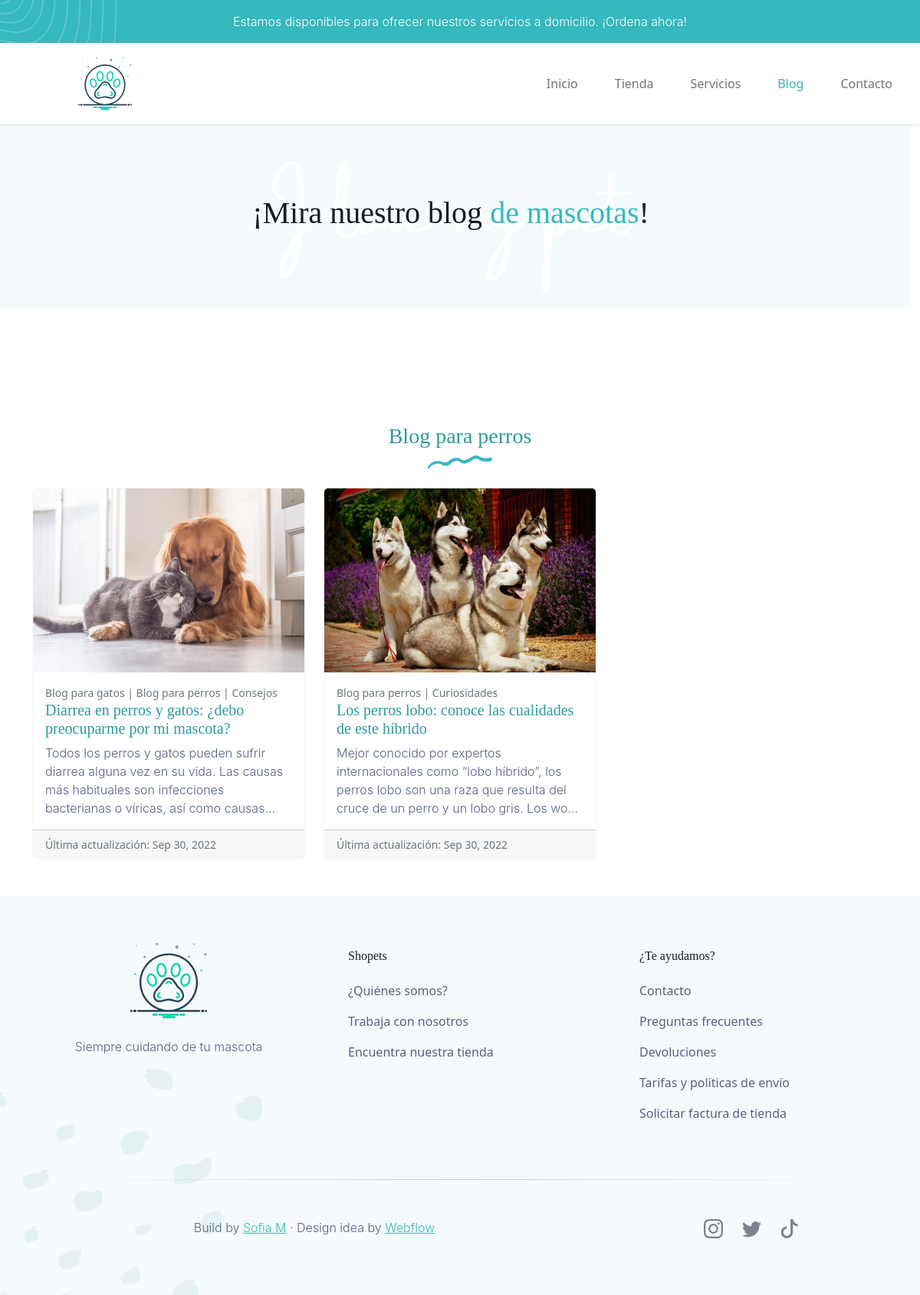
Before: /blog/categoria/4/ with the older database file.
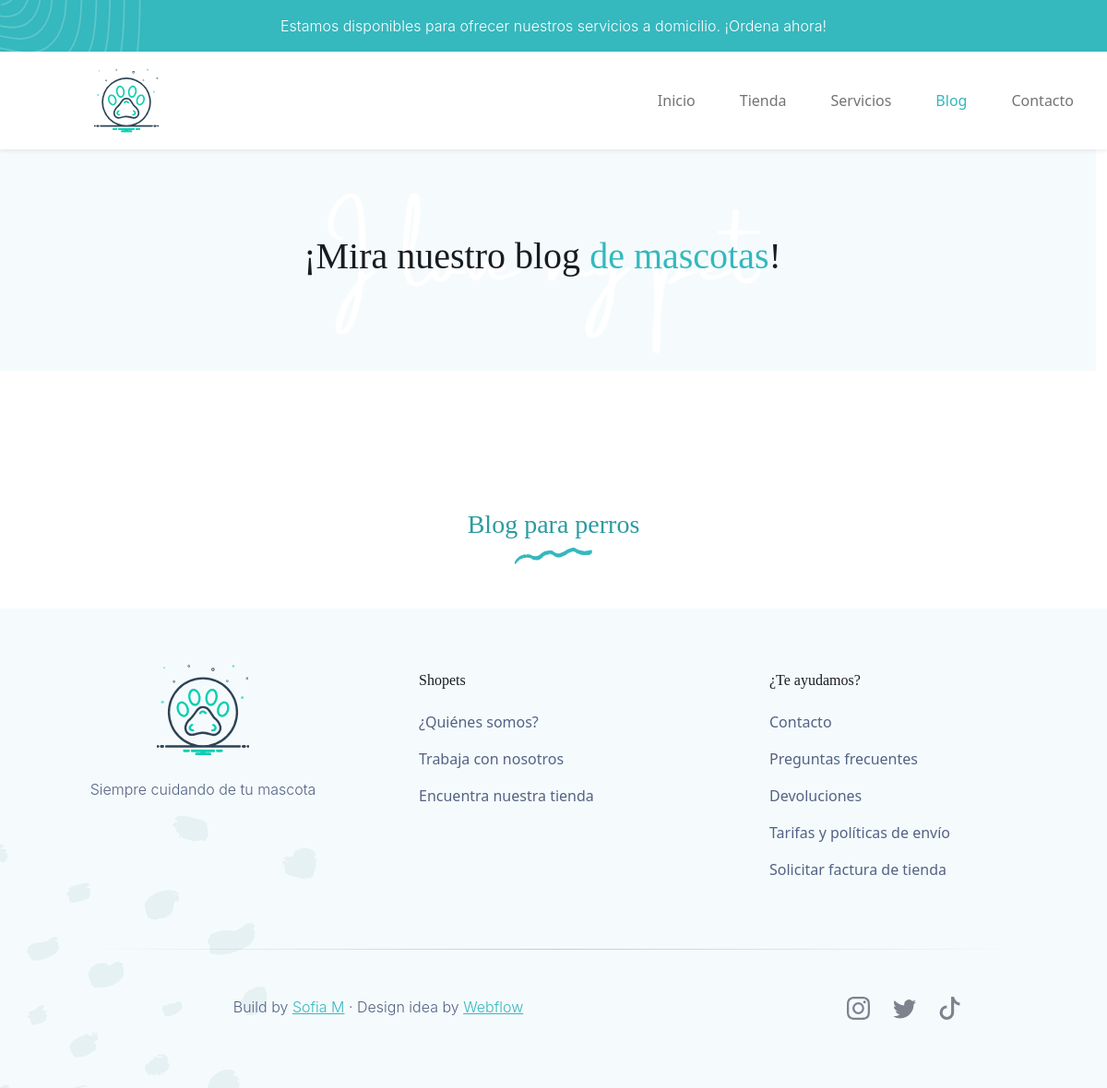
After: the same page with the newer database file.
### blog/models.py (models this page shows, shortened)
class Post(models.Model):
    titulo = models.CharField(max_length=80)
    slug = models.SlugField(max_length=200, unique=True)
    contenido = RichTextField()
    mini_descripcion = models.TextField()
    imagen = models.ImageField(upload_to='blog', null=True, blank=True)
    autor = models.ForeignKey(User, on_delete=models.CASCADE)
    categorias = models.ManyToManyField(Categoria)
    created = models.DateTimeField(auto_now_add=True)
    updated = models.DateTimeField(auto_now=True)
    class Meta:
        ordering = ('-updated',)
        verbose_name = 'post'
        verbose_name_plural = 'posts'

class Categoria(models.Model):
    nombre = models.CharField(max_length=150)
    created = models.DateTimeField(auto_now_add=True)
    updated = models.DateTimeField(auto_now_add=True)
    class Meta:
        verbose_name = 'categoria'
        verbose_name_plural = 'categorias'

### blog/views.py (the view)
# urls.py: path('categoria/<int:categoria_id>/', views.categoria, name="categoria"),
def categoria(request, categoria_id):
    categoria=Categoria.objects.get(id=categoria_id)
    posts=Post.objects.filter(categorias=categoria)
    return render(request, "blog/categorias.html", {'categoria':categoria, "posts":posts})

### blog/templates/blog/categorias.html (shortened to what this page needs)
{% extends "ShopetsApp/base.html" %}
{% load static %}
{% block ccsLinks %}<link rel="stylesheet" href="{% static 'ShopetsApp/css/blog.css' %}">{% endblock %}
{% block content %}
<div class="row align-items-center text-center banner-blog">
    <h1>¡Mira nuestro blog <FONT COLOR="#35b8be">de mascotas</FONT>!</h1>
</div>
<div class="container">
    <div class="d-md-block mx-auto mb-4 text-center">
        <h3 style="color: #2c9aa0; user-select: none;" style="pointer-events: none;">{{categoria.nombre}}</h3>
        <img src="{% static 'ShopetsApp/images/waveSeparator_Servicios.svg' %}" alt="" style="pointer-events: none;">
    </div>
    <div class="row row-cols-1 row-cols-md-3 g-4">
        {% for post in posts %}
        <div class="col">
            <a href="{% url 'post' post.slug  %}" class="linkPost">
            <div class="card border-light h-100 post">
            <img src="{{post.imagen.url}}" class="card-img-top" alt="..." style="height: 30vh;">
            <div class="card-body">
                <small class="text-muted">{% for cat in post.categorias.all %}{{cat.nombre}}{% if not forloop.last %} | {% endif %}{% endfor %}</small>
                <h5 class="card-title" style="color: #2c9aa0;">{{post.titulo}}</h5>
                <p class="card-text">{{post.contenido|slice:":150" }}...</p>
            </div>
            <div class="card-footer">
                <small class="text-muted">Última actualización: {{post.updated|date:"M d, Y"}}</small>
            </div>
            </div>
            </a>
        </div>
        {% endfor %}
    </div>
</div>
{% endblock %}

Changed rows visible on the page:
no longer on this page (row edited): Post: imagen (picture), titulo "Diarrea en perros y gatos: ¿debo preocuparme por mi mascota?", contenido "Todos los perros y gatos pueden sufrir diarrea alguna vez en su vida. Las causas más habituales son infecciones bacterianas o víricas, así como causas", updated "Sep 30, 2022", Categoria (nombre "Blog para perros")
no longer on this page (row edited): Categoria: nombre "Blog para gatos", shown under "Diarrea en perros y gatos: ¿debo preocuparme por mi mascota?"
no longer on this page (row edited): Categoria: nombre "Consejos", shown under "Diarrea en perros y gatos: ¿debo preocuparme por mi mascota?"
removed Post: imagen (picture), titulo "Los perros lobo: conoce las cualidades de este híbrido", contenido "Mejor conocido por expertos internacionales como “lobo híbrido”, los perros lobo son una raza que resulta del cruce de un perro y un lobo gris. Los wo", updated "Sep 30, 2022", Categoria (nombre "Blog para perros")
no longer on this page (row edited): Categoria: nombre "Curiosidades", shown under "Los perros lobo: conoce las cualidades de este híbrido"
